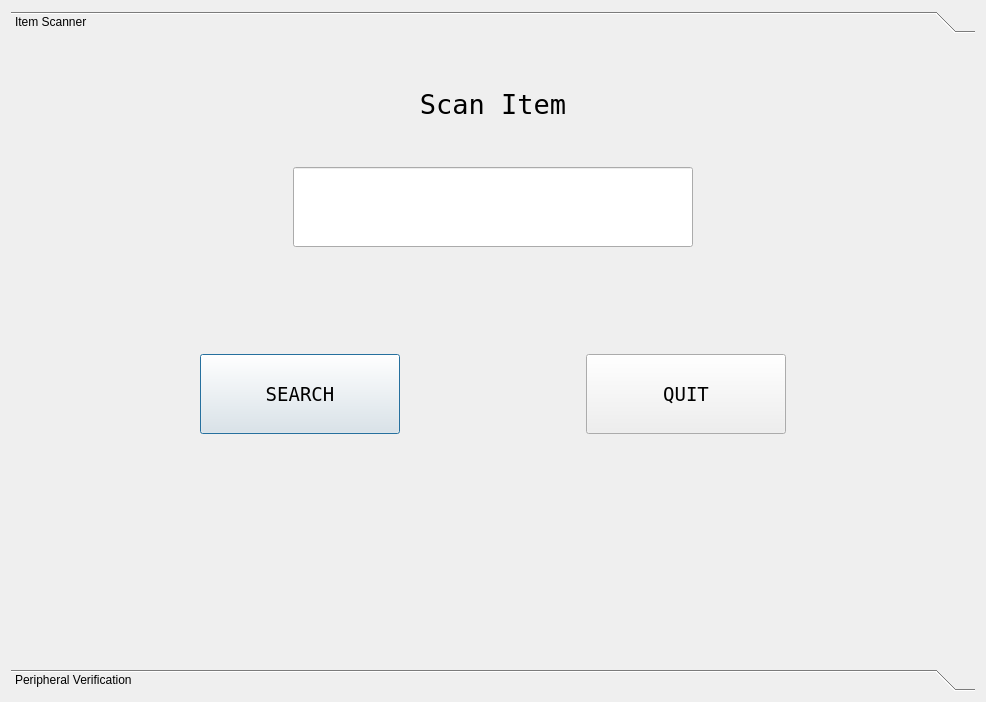
<?xml version="1.0" encoding="UTF-8"?>
<ui version="4.0">
 <class>QuickScanItem</class>
 <widget class="QDialog" name="QuickScanItem">
  <property name="geometry">
   <rect>
    <x>0</x>
    <y>0</y>
    <width>986</width>
    <height>702</height>
   </rect>
  </property>
  <property name="windowTitle">
   <string>Dialog</string>
  </property>
  <layout class="QVBoxLayout" name="verticalLayout">
   <item>
    <widget class="QToolBox" name="toolBox">
     <property name="currentIndex">
      <number>0</number>
     </property>
     <widget class="QWidget" name="page">
      <property name="geometry">
       <rect>
        <x>0</x>
        <y>0</y>
        <width>968</width>
        <height>630</height>
       </rect>
      </property>
      <attribute name="label">
       <string>Item Scanner</string>
      </attribute>
      <layout class="QVBoxLayout" name="verticalLayout_3">
       <item>
        <layout class="QVBoxLayout" name="verticalLayout_2">
         <item>
          <spacer name="verticalSpacer_3">
           <property name="orientation">
            <enum>Qt::Vertical</enum>
           </property>
           <property name="sizeHint" stdset="0">
            <size>
             <width>20</width>
             <height>40</height>
            </size>
           </property>
          </spacer>
         </item>
         <item>
          <widget class="QLabel" name="label">
           <property name="font">
            <font>
             <family>Terminal</family>
             <pointsize>20</pointsize>
            </font>
           </property>
           <property name="text">
            <string>Scan Item</string>
           </property>
           <property name="alignment">
            <set>Qt::AlignCenter</set>
           </property>
          </widget>
         </item>
         <item>
          <spacer name="verticalSpacer_2">
           <property name="orientation">
            <enum>Qt::Vertical</enum>
           </property>
           <property name="sizeHint" stdset="0">
            <size>
             <width>20</width>
             <height>40</height>
            </size>
           </property>
          </spacer>
         </item>
         <item>
          <layout class="QHBoxLayout" name="horizontalLayout_2">
           <item>
            <spacer name="horizontalSpacer_3">
             <property name="orientation">
              <enum>Qt::Horizontal</enum>
             </property>
             <property name="sizeHint" stdset="0">
              <size>
               <width>40</width>
               <height>20</height>
              </size>
             </property>
            </spacer>
           </item>
           <item>
            <widget class="QLineEdit" name="lineEdit">
             <property name="minimumSize">
              <size>
               <width>400</width>
               <height>80</height>
              </size>
             </property>
             <property name="font">
              <font>
               <pointsize>14</pointsize>
              </font>
             </property>
            </widget>
           </item>
           <item>
            <spacer name="horizontalSpacer_4">
             <property name="orientation">
              <enum>Qt::Horizontal</enum>
             </property>
             <property name="sizeHint" stdset="0">
              <size>
               <width>40</width>
               <height>20</height>
              </size>
             </property>
            </spacer>
           </item>
          </layout>
         </item>
         <item>
          <spacer name="verticalSpacer">
           <property name="orientation">
            <enum>Qt::Vertical</enum>
           </property>
           <property name="sizeHint" stdset="0">
            <size>
             <width>20</width>
             <height>40</height>
            </size>
           </property>
          </spacer>
         </item>
         <item>
          <widget class="QLabel" name="errorLabel">
           <property name="font">
            <font>
             <family>Terminal</family>
             <pointsize>10</pointsize>
            </font>
           </property>
           <property name="text">
            <string/>
           </property>
           <property name="alignment">
            <set>Qt::AlignCenter</set>
           </property>
          </widget>
         </item>
         <item>
          <spacer name="verticalSpacer_5">
           <property name="orientation">
            <enum>Qt::Vertical</enum>
           </property>
           <property name="sizeHint" stdset="0">
            <size>
             <width>20</width>
             <height>40</height>
            </size>
           </property>
          </spacer>
         </item>
         <item>
          <layout class="QHBoxLayout" name="horizontalLayout">
           <item>
            <spacer name="horizontalSpacer">
             <property name="orientation">
              <enum>Qt::Horizontal</enum>
             </property>
             <property name="sizeHint" stdset="0">
              <size>
               <width>40</width>
               <height>20</height>
              </size>
             </property>
            </spacer>
           </item>
           <item>
            <widget class="QPushButton" name="pushButton">
             <property name="minimumSize">
              <size>
               <width>200</width>
               <height>80</height>
              </size>
             </property>
             <property name="font">
              <font>
               <family>Terminal</family>
               <pointsize>14</pointsize>
              </font>
             </property>
             <property name="text">
              <string>SEARCH</string>
             </property>
            </widget>
           </item>
           <item>
            <spacer name="horizontalSpacer_6">
             <property name="orientation">
              <enum>Qt::Horizontal</enum>
             </property>
             <property name="sizeHint" stdset="0">
              <size>
               <width>40</width>
               <height>20</height>
              </size>
             </property>
            </spacer>
           </item>
           <item>
            <widget class="QPushButton" name="cancelButton_2">
             <property name="minimumSize">
              <size>
               <width>200</width>
               <height>80</height>
              </size>
             </property>
             <property name="font">
              <font>
               <family>Terminal</family>
               <pointsize>14</pointsize>
              </font>
             </property>
             <property name="text">
              <string>QUIT</string>
             </property>
            </widget>
           </item>
           <item>
            <spacer name="horizontalSpacer_2">
             <property name="orientation">
              <enum>Qt::Horizontal</enum>
             </property>
             <property name="sizeHint" stdset="0">
              <size>
               <width>40</width>
               <height>20</height>
              </size>
             </property>
            </spacer>
           </item>
          </layout>
         </item>
        </layout>
       </item>
       <item>
        <spacer name="verticalSpacer_4">
         <property name="orientation">
          <enum>Qt::Vertical</enum>
         </property>
         <property name="sizeHint" stdset="0">
          <size>
           <width>20</width>
           <height>40</height>
          </size>
         </property>
        </spacer>
       </item>
      </layout>
     </widget>
     <widget class="QWidget" name="page_2">
      <property name="geometry">
       <rect>
        <x>0</x>
        <y>0</y>
        <width>968</width>
        <height>630</height>
       </rect>
      </property>
      <attribute name="label">
       <string>Peripheral Verification</string>
      </attribute>
      <layout class="QVBoxLayout" name="verticalLayout_6">
       <item>
        <layout class="QHBoxLayout" name="horizontalLayout_5">
         <item>
          <widget class="QGroupBox" name="groupBox">
           <property name="minimumSize">
            <size>
             <width>312</width>
             <height>83</height>
            </size>
           </property>
           <property name="title">
            <string>Item Information</string>
           </property>
           <layout class="QVBoxLayout" name="verticalLayout_4">
            <item>
             <layout class="QHBoxLayout" name="horizontalLayout_3">
              <item>
               <widget class="QLabel" name="label_3">
                <property name="text">
                 <string>Name:             </string>
                </property>
               </widget>
              </item>
              <item>
               <widget class="QLabel" name="nameLabel">
                <property name="text">
                 <string>__________________________</string>
                </property>
               </widget>
              </item>
              <item>
               <spacer name="horizontalSpacer_7">
                <property name="orientation">
                 <enum>Qt::Horizontal</enum>
                </property>
                <property name="sizeHint" stdset="0">
                 <size>
                  <width>40</width>
                  <height>20</height>
                 </size>
                </property>
               </spacer>
              </item>
             </layout>
            </item>
            <item>
             <layout class="QHBoxLayout" name="horizontalLayout_4">
              <item>
               <widget class="QLabel" name="label_2">
                <property name="text">
                 <string>Item Barcode: </string>
                </property>
               </widget>
              </item>
              <item>
               <widget class="QLabel" name="barcodeLabel">
                <property name="text">
                 <string>__________________________</string>
                </property>
               </widget>
              </item>
              <item>
               <spacer name="horizontalSpacer_10">
                <property name="orientation">
                 <enum>Qt::Horizontal</enum>
                </property>
                <property name="sizeHint" stdset="0">
                 <size>
                  <width>40</width>
                  <height>20</height>
                 </size>
                </property>
               </spacer>
              </item>
             </layout>
            </item>
           </layout>
          </widget>
         </item>
         <item>
          <spacer name="horizontalSpacer_9">
           <property name="orientation">
            <enum>Qt::Horizontal</enum>
           </property>
           <property name="sizeHint" stdset="0">
            <size>
             <width>40</width>
             <height>20</height>
            </size>
           </property>
          </spacer>
         </item>
         <item>
          <spacer name="horizontalSpacer_8">
           <property name="orientation">
            <enum>Qt::Horizontal</enum>
           </property>
           <property name="sizeHint" stdset="0">
            <size>
             <width>40</width>
             <height>20</height>
            </size>
           </property>
          </spacer>
         </item>
        </layout>
       </item>
       <item>
        <spacer name="verticalSpacer_7">
         <property name="orientation">
          <enum>Qt::Vertical</enum>
         </property>
         <property name="sizeHint" stdset="0">
          <size>
           <width>20</width>
           <height>40</height>
          </size>
         </property>
        </spacer>
       </item>
       <item>
        <layout class="QHBoxLayout" name="horizontalLayout_7">
         <item>
          <spacer name="horizontalSpacer_13">
           <property name="orientation">
            <enum>Qt::Horizontal</enum>
           </property>
           <property name="sizeHint" stdset="0">
            <size>
             <width>40</width>
             <height>20</height>
            </size>
           </property>
          </spacer>
         </item>
         <item>
          <widget class="QTableWidget" name="periphralTable">
           <property name="sizePolicy">
            <sizepolicy hsizetype="Expanding" vsizetype="Maximum">
             <horstretch>0</horstretch>
             <verstretch>0</verstretch>
            </sizepolicy>
           </property>
           <property name="minimumSize">
            <size>
             <width>900</width>
             <height>400</height>
            </size>
           </property>
          </widget>
         </item>
         <item>
          <spacer name="horizontalSpacer_14">
           <property name="orientation">
            <enum>Qt::Horizontal</enum>
           </property>
           <property name="sizeHint" stdset="0">
            <size>
             <width>40</width>
             <height>20</height>
            </size>
           </property>
          </spacer>
         </item>
        </layout>
       </item>
       <item>
        <layout class="QVBoxLayout" name="verticalLayout_5">
         <item>
          <spacer name="verticalSpacer_6">
           <property name="orientation">
            <enum>Qt::Vertical</enum>
           </property>
           <property name="sizeHint" stdset="0">
            <size>
             <width>20</width>
             <height>40</height>
            </size>
           </property>
          </spacer>
         </item>
         <item>
          <layout class="QHBoxLayout" name="horizontalLayout_6">
           <item>
            <spacer name="horizontalSpacer_15">
             <property name="orientation">
              <enum>Qt::Horizontal</enum>
             </property>
             <property name="sizeHint" stdset="0">
              <size>
               <width>40</width>
               <height>20</height>
              </size>
             </property>
            </spacer>
           </item>
           <item>
            <widget class="QPushButton" name="cancelButton">
             <property name="minimumSize">
              <size>
               <width>200</width>
               <height>80</height>
              </size>
             </property>
             <property name="font">
              <font>
               <family>Terminal</family>
               <pointsize>14</pointsize>
               <weight>75</weight>
               <bold>true</bold>
              </font>
             </property>
             <property name="text">
              <string>CANCEL</string>
             </property>
            </widget>
           </item>
           <item>
            <spacer name="horizontalSpacer_5">
             <property name="orientation">
              <enum>Qt::Horizontal</enum>
             </property>
             <property name="sizeHint" stdset="0">
              <size>
               <width>40</width>
               <height>20</height>
              </size>
             </property>
            </spacer>
           </item>
           <item>
            <widget class="QPushButton" name="addItemConfirmation">
             <property name="minimumSize">
              <size>
               <width>200</width>
               <height>80</height>
              </size>
             </property>
             <property name="font">
              <font>
               <family>Terminal</family>
               <pointsize>14</pointsize>
              </font>
             </property>
             <property name="text">
              <string>Add Item</string>
             </property>
            </widget>
           </item>
           <item>
            <spacer name="horizontalSpacer_16">
             <property name="orientation">
              <enum>Qt::Horizontal</enum>
             </property>
             <property name="sizeHint" stdset="0">
              <size>
               <width>40</width>
               <height>20</height>
              </size>
             </property>
            </spacer>
           </item>
          </layout>
         </item>
         <item>
          <spacer name="verticalSpacer_10">
           <property name="orientation">
            <enum>Qt::Vertical</enum>
           </property>
           <property name="sizeHint" stdset="0">
            <size>
             <width>20</width>
             <height>40</height>
            </size>
           </property>
          </spacer>
         </item>
        </layout>
       </item>
      </layout>
     </widget>
    </widget>
   </item>
  </layout>
 </widget>
 <resources/>
 <connections/>
</ui>
